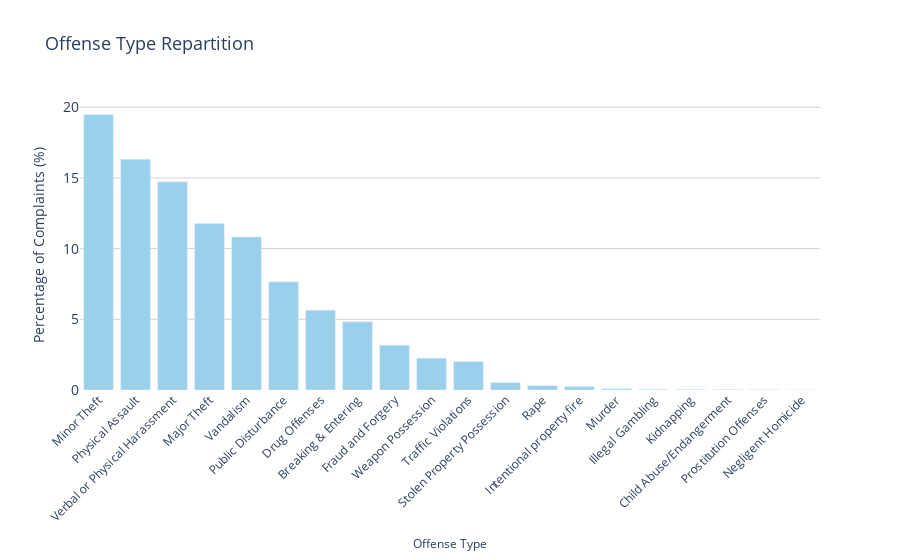

The notebook cell this image was saved under:
### Markdown cell above
## Crime situation

### Code cell
import plotly.express as px
import pandas as pd

# Create offense type percentage DataFrame
offense_percentage = (df['OFNS_DESC'].value_counts(normalize=True) * 100).reset_index()
offense_percentage.columns = ['Offense Type', 'Percentage']

# Create bar chart with custom RGB color
fig = px.bar(
    offense_percentage,
    x='Offense Type',
    y='Percentage',
    title='Offense Type Repartition',
    labels={'Percentage': 'Percentage of Complaints (%)'},
    hover_data={'Percentage': ':.2f'},
)

# Set custom bar color (all bars same color)
fig.update_traces(marker_color=color_plot)

# Update layout styling
fig.update_layout(
    xaxis_tickangle=-45,
    xaxis_tickfont_size=12,
    yaxis_title_font=dict(size=14),
    xaxis_title_font=dict(size=12),
    title_font=dict(size=18),
    plot_bgcolor='white',
    yaxis_gridcolor='lightgray',
    yaxis=dict(tickfont=dict(size=14)),
)

# Show in notebook / script
fig.show()

# Export to interactive HTML for website embedding
fig.write_html("../images/offense_type_repartition.html")

### Figure 1 — Plotly figure (JSON) as saved in the notebook; plotly's stock layout.template omitted (floating-point values rounded to 4 significant figures)
{"data": [{"hovertemplate": "Offense Type=%{x}<br>Percentage of Complaints (%)=%{y:.2f}<extra></extra>", "legendgroup": "", "marker": {"color": "#9ad0ec", "pattern": {"shape": ""}}, "name": "", "orientation": "v", "showlegend": false, "textposition": "auto", "type": "bar", "x": ["Minor Theft", "Physical Assault", "Verbal or Physical Harassment", "Major Theft", "Vandalism", "Public Disturbance", "Drug Offenses", "Breaking & Entering", "Fraud and Forgery", "Weapon Possession", "Traffic Violations", "Stolen Property Possession", "Rape", "Intentional property fire", "Murder", "Illegal Gambling", "Kidnapping", "Child Abuse/Endangerment", "Prostitution Offenses", "Negligent Homicide"], "xaxis": "x", "y": [19.49, 16.32, 14.72, 11.78, 10.83, 7.649, 5.647, 4.826, 3.165, 2.249, 2.013, 0.5251, 0.3111, 0.2414, 0.09152, 0.04749, 0.04145, 0.03319, 0.02038, 0.004425], "yaxis": "y"}], "layout": {"barmode": "relative", "legend": {"tracegroupgap": 0}, "plot_bgcolor": "white", "title": {"font": {"size": 18}, "text": "Offense Type Repartition"}, "xaxis": {"anchor": "y", "domain": [0, 1], "tickangle": -45, "tickfont": {"size": 12}, "title": {"font": {"size": 12}, "text": "Offense Type"}}, "yaxis": {"anchor": "x", "domain": [0, 1], "gridcolor": "lightgray", "tickfont": {"size": 14}, "title": {"font": {"size": 14}, "text": "Percentage of Complaints (%)"}}}}
